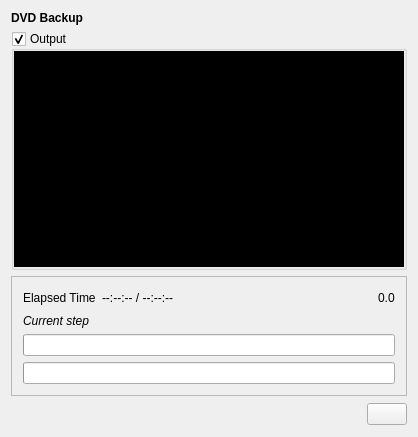
<?xml version="1.0" encoding="UTF-8"?>
<ui version="4.0">
 <class>backupDlg</class>
 <widget class="QWidget" name="backupDlg">
  <property name="geometry">
   <rect>
    <x>0</x>
    <y>0</y>
    <width>418</width>
    <height>437</height>
   </rect>
  </property>
  <property name="sizePolicy">
   <sizepolicy hsizetype="Preferred" vsizetype="Preferred">
    <horstretch>0</horstretch>
    <verstretch>0</verstretch>
   </sizepolicy>
  </property>
  <property name="minimumSize">
   <size>
    <width>0</width>
    <height>0</height>
   </size>
  </property>
  <property name="maximumSize">
   <size>
    <width>9999</width>
    <height>9999</height>
   </size>
  </property>
  <property name="baseSize">
   <size>
    <width>500</width>
    <height>230</height>
   </size>
  </property>
  <property name="cursor">
   <cursorShape>WaitCursor</cursorShape>
  </property>
  <property name="windowTitle">
   <string>Backup progression</string>
  </property>
  <layout class="QGridLayout" name="gridLayout_3">
   <item row="0" column="0">
    <widget class="QLabel" name="textLabel1">
     <property name="sizePolicy">
      <sizepolicy hsizetype="Preferred" vsizetype="Fixed">
       <horstretch>0</horstretch>
       <verstretch>0</verstretch>
      </sizepolicy>
     </property>
     <property name="cursor">
      <cursorShape>WaitCursor</cursorShape>
     </property>
     <property name="frameShape">
      <enum>QFrame::NoFrame</enum>
     </property>
     <property name="frameShadow">
      <enum>QFrame::Raised</enum>
     </property>
     <property name="text">
      <string>&lt;p align=&quot;left&quot;&gt;&lt;b&gt;DVD Backup&lt;/b&gt;&lt;/p&gt;</string>
     </property>
     <property name="wordWrap">
      <bool>false</bool>
     </property>
    </widget>
   </item>
   <item row="2" column="0" colspan="2">
    <widget class="QFrame" name="frame">
     <property name="sizePolicy">
      <sizepolicy hsizetype="Preferred" vsizetype="Fixed">
       <horstretch>0</horstretch>
       <verstretch>0</verstretch>
      </sizepolicy>
     </property>
     <property name="frameShape">
      <enum>QFrame::StyledPanel</enum>
     </property>
     <property name="frameShadow">
      <enum>QFrame::Raised</enum>
     </property>
     <layout class="QGridLayout" name="gridLayout_2">
      <item row="0" column="0">
       <widget class="QLabel" name="textLabel1_2">
        <property name="sizePolicy">
         <sizepolicy hsizetype="Preferred" vsizetype="Fixed">
          <horstretch>0</horstretch>
          <verstretch>0</verstretch>
         </sizepolicy>
        </property>
        <property name="cursor">
         <cursorShape>WaitCursor</cursorShape>
        </property>
        <property name="text">
         <string>Elapsed Time</string>
        </property>
        <property name="wordWrap">
         <bool>false</bool>
        </property>
       </widget>
      </item>
      <item row="0" column="1">
       <widget class="QLabel" name="lblTime">
        <property name="sizePolicy">
         <sizepolicy hsizetype="Expanding" vsizetype="Preferred">
          <horstretch>0</horstretch>
          <verstretch>0</verstretch>
         </sizepolicy>
        </property>
        <property name="cursor">
         <cursorShape>WaitCursor</cursorShape>
        </property>
        <property name="text">
         <string>--:--:-- / --:--:--</string>
        </property>
        <property name="wordWrap">
         <bool>false</bool>
        </property>
       </widget>
      </item>
      <item row="0" column="4">
       <widget class="QLabel" name="lblFactor">
        <property name="cursor">
         <cursorShape>WaitCursor</cursorShape>
        </property>
        <property name="text">
         <string>0.0</string>
        </property>
        <property name="wordWrap">
         <bool>false</bool>
        </property>
       </widget>
      </item>
      <item row="1" column="0" colspan="5">
       <widget class="QLabel" name="lblStep">
        <property name="sizePolicy">
         <sizepolicy hsizetype="Preferred" vsizetype="Fixed">
          <horstretch>0</horstretch>
          <verstretch>0</verstretch>
         </sizepolicy>
        </property>
        <property name="font">
         <font>
          <italic>true</italic>
         </font>
        </property>
        <property name="cursor">
         <cursorShape>WaitCursor</cursorShape>
        </property>
        <property name="text">
         <string>Current step</string>
        </property>
        <property name="wordWrap">
         <bool>false</bool>
        </property>
       </widget>
      </item>
      <item row="2" column="0" colspan="5">
       <widget class="QProgressBar" name="pbStep">
        <property name="cursor">
         <cursorShape>WaitCursor</cursorShape>
        </property>
       </widget>
      </item>
      <item row="3" column="0" colspan="5">
       <widget class="QProgressBar" name="pbTotal">
        <property name="cursor">
         <cursorShape>WaitCursor</cursorShape>
        </property>
        <property name="maximum">
         <number>4400</number>
        </property>
        <property name="textVisible">
         <bool>true</bool>
        </property>
       </widget>
      </item>
      <item row="0" column="2">
       <spacer name="horizontalSpacer">
        <property name="orientation">
         <enum>Qt::Horizontal</enum>
        </property>
        <property name="sizeType">
         <enum>QSizePolicy::Fixed</enum>
        </property>
        <property name="sizeHint" stdset="0">
         <size>
          <width>40</width>
          <height>20</height>
         </size>
        </property>
       </spacer>
      </item>
     </layout>
    </widget>
   </item>
   <item row="3" column="0">
    <spacer>
     <property name="orientation">
      <enum>Qt::Horizontal</enum>
     </property>
     <property name="sizeType">
      <enum>QSizePolicy::Expanding</enum>
     </property>
     <property name="sizeHint" stdset="0">
      <size>
       <width>336</width>
       <height>24</height>
      </size>
     </property>
    </spacer>
   </item>
   <item row="3" column="1">
    <widget class="QPushButton" name="bAbort">
     <property name="sizePolicy">
      <sizepolicy hsizetype="Fixed" vsizetype="Fixed">
       <horstretch>0</horstretch>
       <verstretch>0</verstretch>
      </sizepolicy>
     </property>
     <property name="cursor">
      <cursorShape>ArrowCursor</cursorShape>
     </property>
     <property name="stdItem" stdset="0">
      <number>26</number>
     </property>
    </widget>
   </item>
   <item row="1" column="0" colspan="2">
    <widget class="QGroupBox" name="gbOutput">
     <property name="enabled">
      <bool>true</bool>
     </property>
     <property name="sizePolicy">
      <sizepolicy hsizetype="Preferred" vsizetype="Preferred">
       <horstretch>0</horstretch>
       <verstretch>0</verstretch>
      </sizepolicy>
     </property>
     <property name="title">
      <string>Output</string>
     </property>
     <property name="flat">
      <bool>true</bool>
     </property>
     <property name="checkable">
      <bool>true</bool>
     </property>
     <layout class="QGridLayout" name="gridLayout">
      <property name="margin">
       <number>0</number>
      </property>
      <property name="spacing">
       <number>0</number>
      </property>
      <item row="0" column="0" colspan="2">
       <widget class="QLabel" name="image">
        <property name="sizePolicy">
         <sizepolicy hsizetype="Preferred" vsizetype="Preferred">
          <horstretch>0</horstretch>
          <verstretch>0</verstretch>
         </sizepolicy>
        </property>
        <property name="palette">
         <palette>
          <active>
           <colorrole role="Base">
            <brush brushstyle="SolidPattern">
             <color alpha="255">
              <red>255</red>
              <green>255</green>
              <blue>255</blue>
             </color>
            </brush>
           </colorrole>
           <colorrole role="Window">
            <brush brushstyle="SolidPattern">
             <color alpha="255">
              <red>0</red>
              <green>0</green>
              <blue>0</blue>
             </color>
            </brush>
           </colorrole>
          </active>
          <inactive>
           <colorrole role="Base">
            <brush brushstyle="SolidPattern">
             <color alpha="255">
              <red>255</red>
              <green>255</green>
              <blue>255</blue>
             </color>
            </brush>
           </colorrole>
           <colorrole role="Window">
            <brush brushstyle="SolidPattern">
             <color alpha="255">
              <red>0</red>
              <green>0</green>
              <blue>0</blue>
             </color>
            </brush>
           </colorrole>
          </inactive>
          <disabled>
           <colorrole role="Base">
            <brush brushstyle="SolidPattern">
             <color alpha="255">
              <red>0</red>
              <green>0</green>
              <blue>0</blue>
             </color>
            </brush>
           </colorrole>
           <colorrole role="Window">
            <brush brushstyle="SolidPattern">
             <color alpha="255">
              <red>0</red>
              <green>0</green>
              <blue>0</blue>
             </color>
            </brush>
           </colorrole>
          </disabled>
         </palette>
        </property>
        <property name="cursor">
         <cursorShape>WaitCursor</cursorShape>
        </property>
        <property name="autoFillBackground">
         <bool>true</bool>
        </property>
        <property name="scaledContents">
         <bool>true</bool>
        </property>
        <property name="wordWrap">
         <bool>false</bool>
        </property>
       </widget>
      </item>
     </layout>
    </widget>
   </item>
  </layout>
 </widget>
 <layoutdefault spacing="6" margin="11"/>
 <customwidgets>
  <customwidget>
   <class>QPushButton</class>
   <extends>QPushButton</extends>
   <header>qpushbutton.h</header>
  </customwidget>
 </customwidgets>
 <includes>
  <include location="local">qpushbutton.h</include>
  <include location="local">qpushbutton.h</include>
 </includes>
 <resources/>
 <connections>
  <connection>
   <sender>bAbort</sender>
   <signal>clicked()</signal>
   <receiver>backupDlg</receiver>
   <slot>bAbortClick()</slot>
   <hints>
    <hint type="sourcelabel">
     <x>20</x>
     <y>20</y>
    </hint>
    <hint type="destinationlabel">
     <x>20</x>
     <y>20</y>
    </hint>
   </hints>
  </connection>
  <connection>
   <sender>gbOutput</sender>
   <signal>toggled(bool)</signal>
   <receiver>backupDlg</receiver>
   <slot>gbOutputToggled(bool)</slot>
   <hints>
    <hint type="sourcelabel">
     <x>202</x>
     <y>157</y>
    </hint>
    <hint type="destinationlabel">
     <x>202</x>
     <y>227</y>
    </hint>
   </hints>
  </connection>
 </connections>
 <slots>
  <slot>gbOutputToggled(bool)</slot>
 </slots>
</ui>
